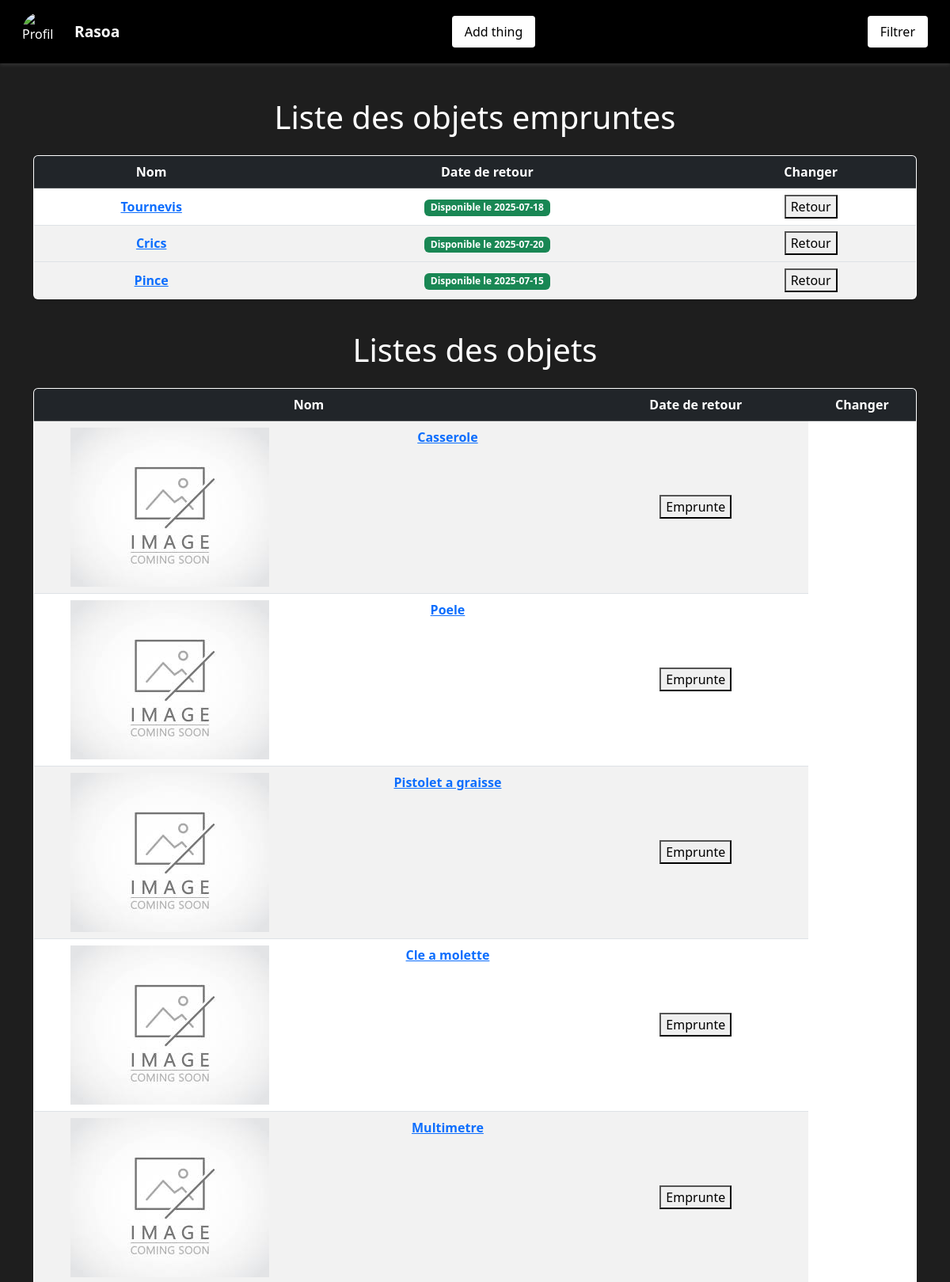
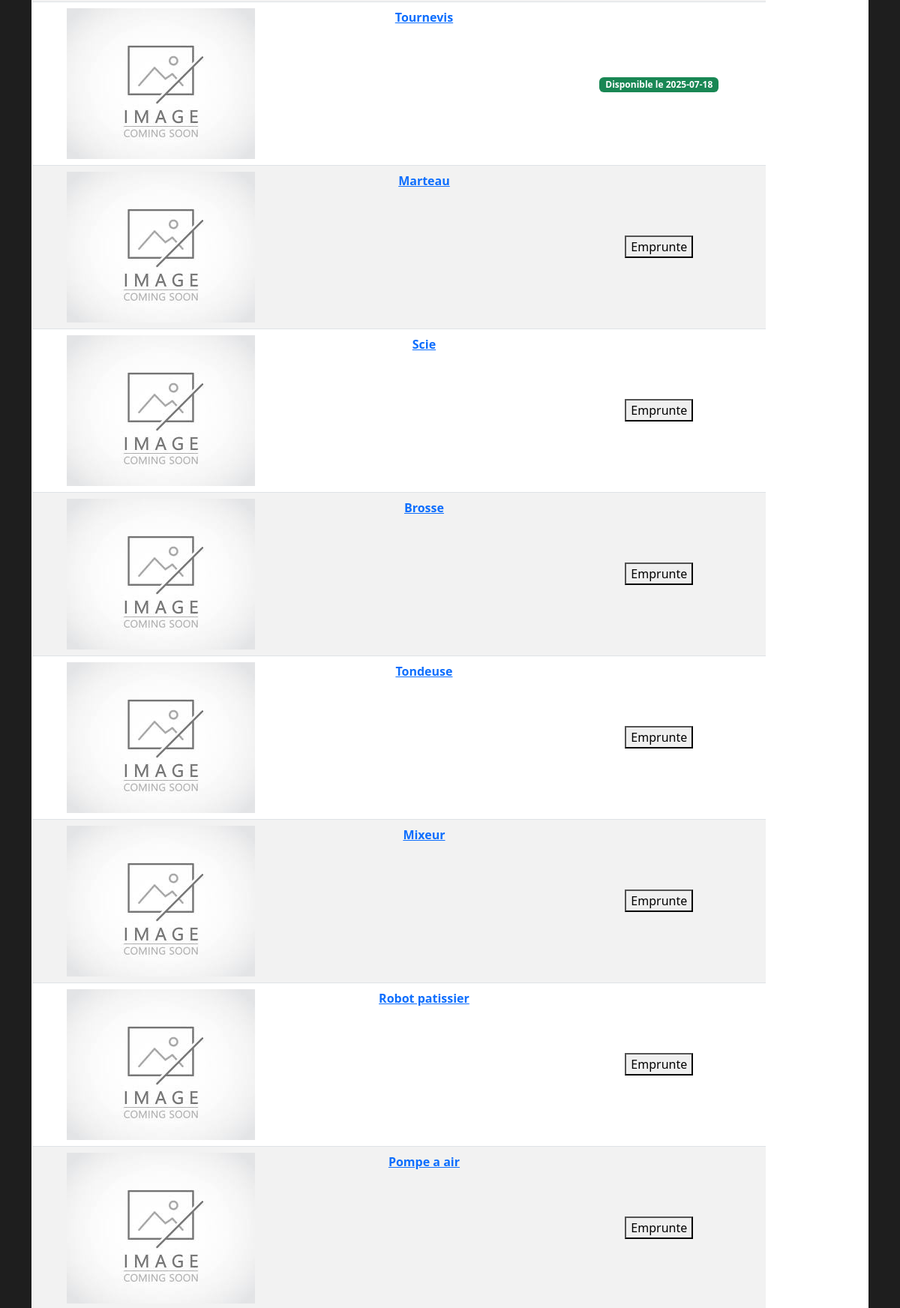
Screenshot of /pages/accueil.php (signed in, upper part) with the database file from the repository (2 pictures, top to bottom).
### tables this page shows
create table emprunt_objet(
    id_objet INT AUTO_INCREMENT PRIMARY KEY,
    nom_objet VARCHAR(150),
    id_categorie INT,
    id_membre INT,
    etat VARCHAR(50)
);

### inc/connection.php (called while the page is built, shortened)
<?php
function dbconnect()
{
    static $connect = null;
    if ($connect === null) {
        $connect = mysqli_connect('localhost', 'root', '', 'emprunt');
        mysqli_set_charset($connect, 'utf8mb4');
    }
    return $connect;
}

### inc/function.php (called while the page is built, shortened)
<?php
require("connection.php");
function getListObject()
{
    $sql = "SELECT * FROM emprunt_objet ORDER BY id_objet DESC";
    $request = mysqli_query(dbconnect(), $sql);
    while($response = mysqli_fetch_assoc($request))
    {
        $result[] = $response;
    }
    if(!empty($result))
    {
        return $result;
    }
    return null;
}
function verifieSiEmprunte($id)
{
    $date = date('Y-m-d');
    $sql = "SELECT date_retour FROM emprunt_v_emprunt_objet WHERE id_objet = '%s' AND date_retour > '%s'";
    $sql = sprintf($sql, $id, $date);
    $request = mysqli_query(dbconnect(), $sql);
    if(mysqli_num_rows($request) > 0)
    {
        $response = mysqli_fetch_assoc($request);
        return $response['date_retour'];
    }
    return false;
}

### pages/accueil.php (the view, shortened to what this page needs)
<?php
require('../inc/function.php');
$parameters = ["Nom", "Date de retour", "Changer"];
$objets = getListObject();
?>
<!DOCTYPE html>
<html lang="en">
<head>
    <link rel="stylesheet" href="../assets/bootstrap/css/bootstrap.min.css" />
    <link rel="stylesheet" href="../assets/style/style-accueil.css">
</head>
<body>
    <header>
        <nav class="container-fluid d-flex justify-content-between align-items-center">
            <ul class="d-flex align-items-center mb-0">
                <img src="../assets/image/<?= $_SESSION['pdp']; ?>" alt="Profil">
                <li><?= $_SESSION['user_name']; ?></li>
            </ul>
            <ul>
                <a href="formulaire-objet.php"><button>Add thing</button></a>
            </ul>
            <a href="filtre.php"><button>Filtrer</button></a>
        </nav>
    </header>
    <main>
        <div class="container mt-4">
            <?php if(!empty($objets)) {?>
                <h1 class="text-center mb-4">Liste des objets empruntes</h1>
                <div class="table-responsive">
                    <table class="table table-hover table-striped border rounded overflow-hidden shadow-sm bg-white">
                        <thead class="table-dark text-center">
                            <tr>
                                <?php foreach ($parameters as $param) { ?>
                                    <th><?= $param; ?></th>
                                <?php } ?>
                            </tr>
                        </thead>
                        <tbody class="text-center align-middle">
                            <?php foreach ($objets as $o) { ?>
                                <tr>
                                    <?php $emprunt = verifieSiEmprunte($o['id_objet']); ?>
                                    <?php if($emprunt != false) {?>
                                    <td class="fw-semibold">
                                        <div class="row">
                                            <div class="col">
                                                <a href="affichage.php?id=<?= $o['id_objet']; ?>&name=<?= $o['nom_objet']; ?>&categorie=<?= $o['id_categorie']; ?>">
                                                    <?= $o['nom_objet']; ?>
                                                </a>
                                            </div>
                                        </div>
                                    </td>
                                    <td class="fw-semibold">
                                        <div class="row">
                                            <div class="col">
                                            <span class="badge bg-success">Disponible le <?= $emprunt; ?></span>
                                            </div>
                                        </div>
                                    </td>
                                    <td>
                                        <button>Retour</button>
                                    </td>
                                    <?php }?>
                                </tr>
                            <?php } ?>
                        </tbody>
                    </table>
                </div>
                <?php }?>
        </div>
        <div class="container mt-4">
            <?php if (!empty($objets)) { ?>
                <h1 class="text-center mb-4">Listes des objets</h1>
                <div class="table-responsive">
                    <table class="table table-hover table-striped border rounded overflow-hidden shadow-sm bg-white">
                        <thead class="table-dark text-center">
                            <tr>
                                <?php foreach ($parameters as $param) { ?>
                                    <th><?= $param; ?></th>
                                <?php } ?>
                            </tr>
                        </thead>
                        <tbody class="text-center align-middle">
                            <?php foreach ($objets as $o) { ?>
                                <tr>
                                    <td class="fw-semibold">
                                        <div class="row">
                                            <div class="col">
                                                <?php $photo = getImageObjet($o['id_objet']);?>
                                                <?php if (empty($photo)) { ?>
                                                    <img src="../assets/image/default.png" alt="">
                                                <?php } else { ?>
                                                    <img src="../assets/image/<?= $photo; ?>" alt="">
                                                <?php } ?>
                                            </div>
                                            <div class="col">
                                                <a href="affichage.php?id=<?= $o['id_objet']; ?>&name=<?= $o['nom_objet']; ?>&categorie=<?= $o['id_categorie']; ?>">
                                                    <?= $o['nom_objet']; ?>
                                                </a>
                                            </div>
                                        </div>
                                    </td>
                                    <?php $emprunt = verifieSiEmprunte($o['id_objet']); ?>
                                    <td>
                                        <?php if($emprunt != false) {?>
                                            <span class="badge bg-success">Disponible le <?= $emprunt; ?></span>
                                        <?php }else{?>
                                            <a href="emprunt.php?idObjet=<?= $o['id_objet']; ?>&idMembre=<?= $_SESSION['user_id']; ?>"><span class='text-muted fst-italic'><button>Emprunte</button></span></a>
                                        <?php }?>
                                    </td>
                                </tr>
                            <?php } ?>
                        </tbody>
                    </table>
                </div>
            <?php } ?>
        </div>
    </main>
</body>
</html>

### assets/style/style-accueil.css (style rules this page uses)
body { background-color: #1e1e1e; color: #f8f9fa; padding-top: 100px; }
header { background-color: #000; color: white; position: fixed; top: 0; left: 0; right: 0; z-index: 1030; height: 80px; display: flex; align-items: center; padding: 0 1rem; box-shadow: 0 2px 5px rgba(255, 255, 255, 0.1); }
header nav ul { list-style: none; display: flex; align-items: center; margin: 0; padding: 0; }
header nav ul img { width: 50px; height: 50px; border-radius: 50%; object-fit: cover; margin-right: 1rem; }
header nav ul li { font-weight: bold; font-size: 1.2rem; }
header nav a button { margin-left: auto; background-color: white; color: black; border: none; padding: 8px 16px; border-radius: 4px; }
table { width: 100%; color: #000; background-color: white; }
thead { background-color: #f0f0f0; }
tbody tr:nth-child(even) { background-color: #f9f9f9; }
h1 { color: white; }

### rows the page displays
emprunt_objet: nom_objet "Tournevis", emprunt "2025-07-18"
emprunt_objet: nom_objet "Crics", emprunt "2025-07-20"
emprunt_objet: nom_objet "Pince", emprunt "2025-07-15"
emprunt_objet: nom_objet "Casserole"
emprunt_objet: nom_objet "Poele"
emprunt_objet: nom_objet "Pistolet a graisse"
emprunt_objet: nom_objet "Cle a molette"
emprunt_objet: nom_objet "Multimetre"
emprunt_objet: nom_objet "Marteau"
emprunt_objet: nom_objet "Scie"
emprunt_objet: nom_objet "Brosse"
emprunt_objet: nom_objet "Tondeuse"
emprunt_objet: nom_objet "Mixeur"
emprunt_objet: nom_objet "Robot patissier"
emprunt_objet: nom_objet "Pompe a air"

### other values shown
$_SESSION['user_name'] "Rasoa"
$param "Nom"
$param "Date de retour"
$param "Changer"
